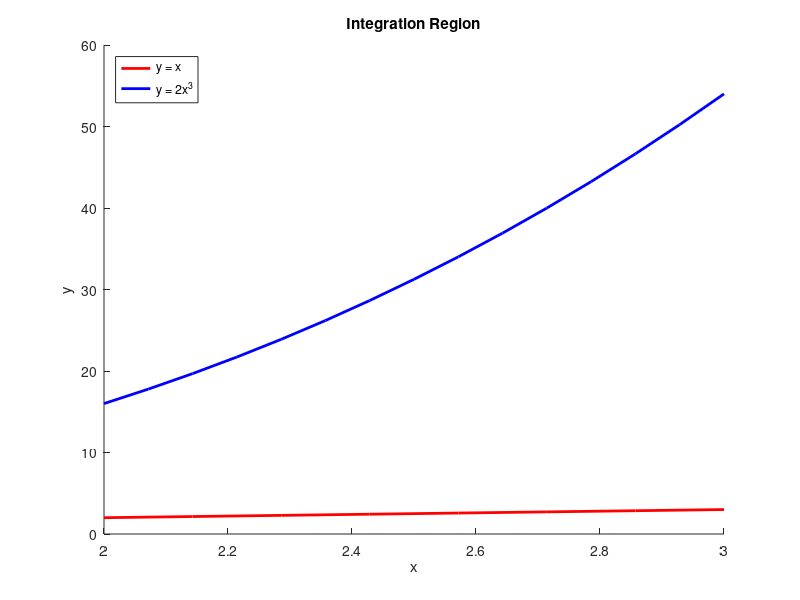

The MATLAB source for this figure:
% Monte Carlo integration for I = ∫∫ (x^2 + y) dy dx
clear; clc; rng('shuffle');

% Integration bounds
x_min = 2; 
x_max = 3;

N = 1e6;   % number of random points
x_rand = x_min + (x_max - x_min) * rand(N,1);   % uniform in [2,3]
y_rand = 2*x_min^3 + (2*x_max^3 - x_min) * rand(N,1); % trial range for y

% Define region: y between [x , 2x^3]
inside = (y_rand >= x_rand) & (y_rand <= 2*x_rand.^3);

% Evaluate integrand (only for points inside region)
f_vals = (x_rand.^2 + y_rand) .* inside;

% Bounding box area
Area_box = (x_max - x_min) * (2*x_max^3 - x_min);

% Monte Carlo estimate
I_MC = Area_box * mean(f_vals);

fprintf('Monte Carlo estimate: %.2f\n', I_MC);
fprintf('Exact value: 790.55\n');
fprintf('Error: %.2f %%\n', 100*abs(I_MC-790.55)/790.55);

% --------- Plot the region ---------
figure; hold on;
fplot(@(x) x, [x_min x_max], 'r', 'LineWidth',2);         % lower bound y = x
fplot(@(x) 2*x.^3, [x_min x_max], 'b', 'LineWidth',2);    % upper bound y = 2x^3
xlabel('x'); ylabel('y');
title('Integration Region');
legend('y = x','y = 2x^3','Location','northwest');
